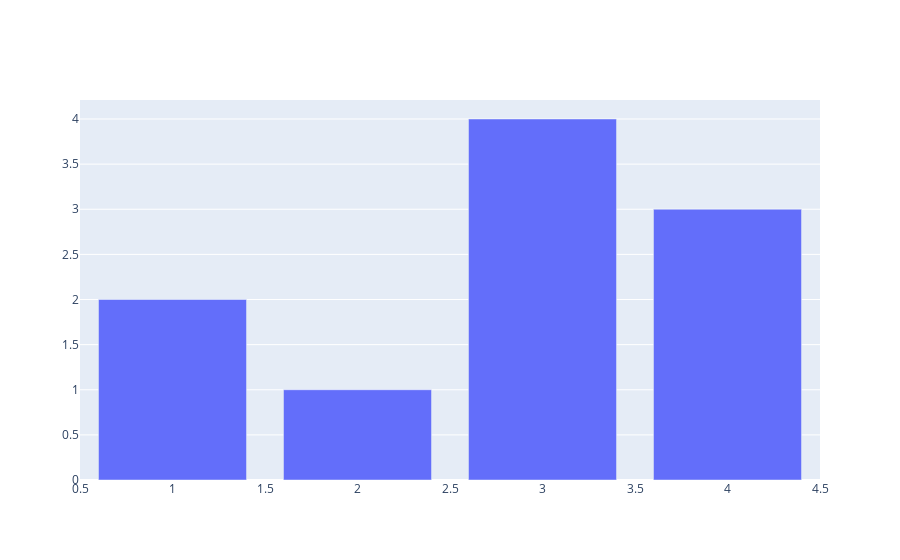

Notebook code for this chart:
### Markdown cell above
### Graph Method

Providing a more condensed format, the Plotly Graph Objects Library's functionality mirrors that of dictionary form. The same chart as above has been provided below in graph form as an example.

### Code cell
import plotly.graph_objects as go
graph_example = go.Figure(
    data=[go.Bar(x=[1, 2, 3, 4], y=[2, 1, 4, 3])],
)
graph_example.show()

### Figure 1 — Plotly figure (JSON) as saved in the notebook; plotly's stock layout.template omitted (floating-point values rounded to 4 significant figures)
{"data": [{"type": "bar", "x": [1, 2, 3, 4], "y": [2, 1, 4, 3]}], "layout": {}}
